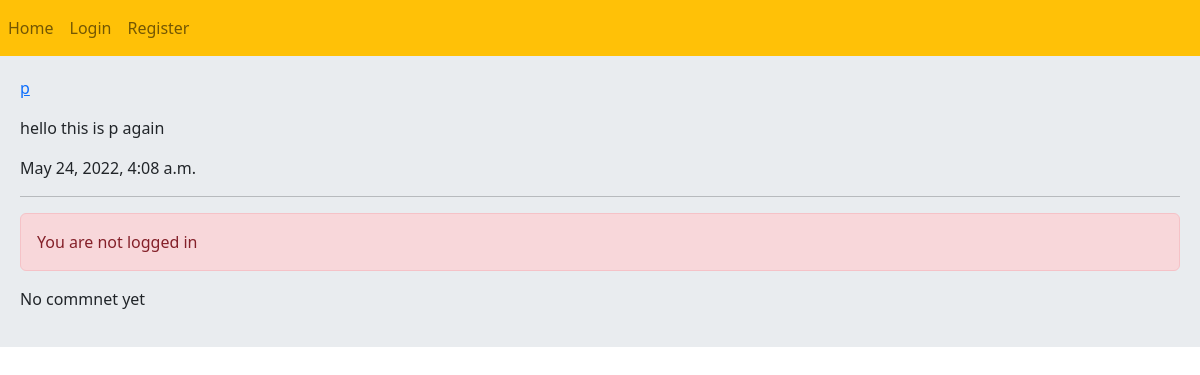
Page /post/6/hello-this-is-p-again/ on the earlier database version.
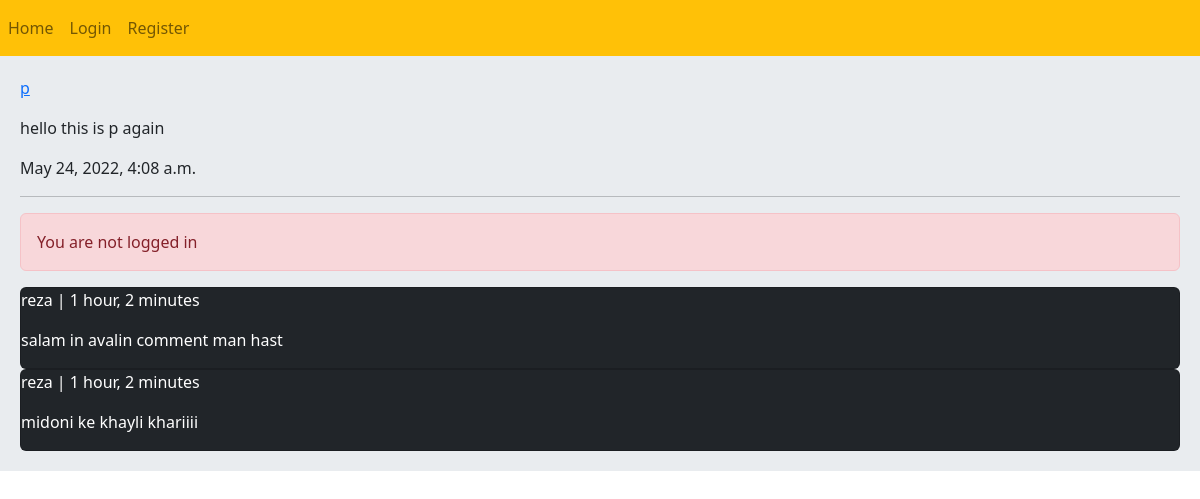
Same page on the later database version.
### home/models.py (models this page shows, shortened)
class Post(models.Model):
    user=models.ForeignKey(User,on_delete=models.CASCADE,related_name='posts')
    body=models.CharField(max_length=300)
    slug=models.SlugField()
    created=models.DateTimeField(auto_now_add=True)
    updated=models.DateTimeField(auto_now=True)
    class Meta:
        ordering=('-created','body')

class Comment(models.Model):
    user=models.ForeignKey(User,on_delete=models.CASCADE,related_name='comments')
    post=models.ForeignKey(Post,on_delete=models.CASCADE,related_name='comment_post')
    body=models.TextField(max_length=200)
    replay=models.ForeignKey('self',on_delete=models.CASCADE,related_name='replays',blank=True,null=True)
    is_replay=models.BooleanField(default=False)
    created=models.DateTimeField(auto_now_add=True)

### home/views.py (the view, shortened to what this page needs)
# urls.py: path('post/<int:post_id>/<slug:post_slug>/',views.PostView.as_view(),name='post'),
class PostView(View):
    form_class=CommentFormView
    def setup(self,request,*args,**kwargs):
        self.post_instance = get_object_or_404(Post, pk=kwargs['post_id'], slug=kwargs['post_slug'])
        return super().setup(request,*args,**kwargs)
    def get(self,request,*args,**kwargs):
        comments=self.post_instance.comment_post.filter(is_replay=False)
        return render(request,'home/post.html',{'post':self.post_instance,'comments':comments,'form':self.form_class})

### home/templates/home/post.html (shortened to what this page needs)
{% extends 'app/base.html' %}
{% block content %}
    <a href="{% url 'account:profile' post.user.id %}"><p>{{ post.user.username }}</p></a>
    <p>{{ post.body }}</p>
    <p>{{ post.created }}</p>
    <hr/>
    {% if request.user.is_authenticated %}
        <form action="" method="post">
            {% csrf_token %}
            {{ form.as_p }}
            <input class="btn btn-primary" type="submit" value="Reply">
        </form>
    {% else %}
        <p class="alert alert-danger">You are not logged in</p>
    {% endif %}
    {% for comment in comments %}
        <div class="card bg-dark text-white">
            <p class="card_header">{{ comment.user.username }} | {{ comment.created|timesince }}</p>
            <p class="card_body ">{{ comment.body }}</p>
        </div>
    {% empty %}
        <p>No commnet yet</p>
    {% endfor %}
{% endblock %}

### templates/app/base.html (shortened to what this page needs)
<!DOCTYPE html>
<html lang="en">
<head>
    <link href="https://cdn.jsdelivr.net/npm/bootstrap@5.2.0-beta1/dist/css/bootstrap.min.css" rel="stylesheet"
>
</head>
<body>
{% include 'app/inc/navbar.html' %}
<div class="jumbotron">
    {% block content %}
    {% endblock %}
</div>
</body>
</html>

### templates/app/inc/navbar.html
<nav class="navbar navbar-expand-lg navbar-light bg-warning">
    <div class="collapse navbar-collapse" id="navbarNav">
        <ul class="navbar-nav">
            <li class="nav-item">
                <a class="nav-link" href="{% url 'home:home' %}">Home</a>
            </li>
            {% if user.is_authenticated %}
                <li class="nav-item">
                    <a class="nav-link" href="{% url 'account:logout' %}">Logout</a>
                </li>
                <li class="nav-item">
                    <a class="nav-link" href="{% url 'account:profile' user.id %}">Profile</a>
                </li>
            {% else %}
                <li class="nav-item">
                    <a class="nav-link " href="{% url 'account:login' %}">Login</a>
                </li>
                <li class="nav-item">
                    <a class="nav-link" href="{% url 'account:register' %}">Register</a>
                </li>
            {% endif %}
        </ul>
    </div>
</nav>

### templates/app/base.html (style rules this page uses)
.jumbotron { padding: 20px; margin-bottom: 20px; background-color: #e9ecef; }

Differences in the rows shown:
added Comment: user.username "reza", created "1 hour, 2 minutes", body "salam in avalin comment man hast"
added Comment: user.username "reza", created "1 hour, 2 minutes", body "midoni ke khayli khariiii"
Other differences:
text no longer shown: "No commnet yet"
